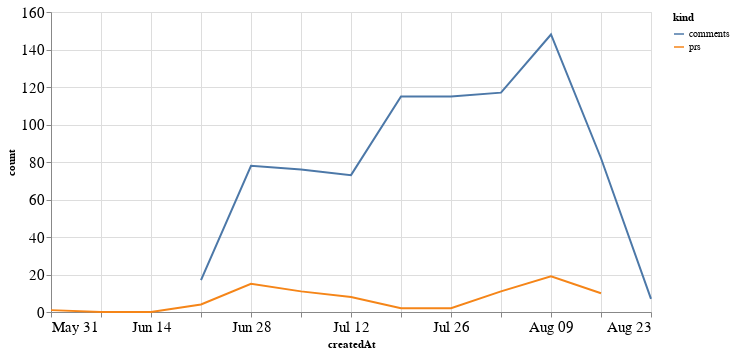

Source (notebook cell):
### Code cell
alt.Chart(total_time, width=600).mark_line().encode(
    x='createdAt',
    y='count',
    color='kind'
)

### Figure 1 — Vega-Lite specification as saved in the notebook (floating-point values rounded to 4 significant figures)
{"config": {"axisLeft": {"labelFontSize": 15}, "axisBottom": {"labelFontSize": 15}}, "data": {"name": "data-b0c7c45c3c902a9476c4247e6b8e5de7"}, "mark": "line", "encoding": {"color": {"type": "nominal", "field": "kind"}, "x": {"type": "temporal", "field": "createdAt"}, "y": {"type": "quantitative", "field": "count"}}, "width": 600, "$schema": "https://vega.github.io/schema/vega-lite/v4.8.1.json", "datasets": {"data-b0c7c45c3c902a9476c4247e6b8e5de7": [{"createdAt": "2020-05-31T00:00:00", "kind": "prs", "count": 1.0}, {"createdAt": "2020-06-07T00:00:00", "kind": "prs", "count": 0.0}, {"createdAt": "2020-06-14T00:00:00", "kind": "prs", "count": 0.0}, {"createdAt": "2020-06-21T00:00:00", "kind": "prs", "count": 4.0}, {"createdAt": "2020-06-28T00:00:00", "kind": "prs", "count": 15.0}, {"createdAt": "2020-07-05T00:00:00", "kind": "prs", "count": 11.0}, {"createdAt": "2020-07-12T00:00:00", "kind": "prs", "count": 8.0}, {"createdAt": "2020-07-19T00:00:00", "kind": "prs", "count": 2.0}, {"createdAt": "2020-07-26T00:00:00", "kind": "prs", "count": 2.0}, {"createdAt": "2020-08-02T00:00:00", "kind": "prs", "count": 11.0}, {"createdAt": "2020-08-09T00:00:00", "kind": "prs", "count": 19.0}, {"createdAt": "2020-08-16T00:00:00", "kind": "prs", "count": 10.0}, {"createdAt": "2020-08-23T00:00:00", "kind": "prs", "count": null}, {"createdAt": "2020-05-31T00:00:00", "kind": "comments", "count": null}, {"createdAt": "2020-06-07T00:00:00", "kind": "comments", "count": null}, {"createdAt": "2020-06-14T00:00:00", "kind": "comments", "count": null}, {"createdAt": "2020-06-21T00:00:00", "kind": "comments", "count": 17.0}, {"createdAt": "2020-06-28T00:00:00", "kind": "comments", "count": 78.0}, {"createdAt": "2020-07-05T00:00:00", "kind": "comments", "count": 76.0}, {"createdAt": "2020-07-12T00:00:00", "kind": "comments", "count": 73.0}, {"createdAt": "2020-07-19T00:00:00", "kind": "comments", "count": 115.0}, {"createdAt": "2020-07-26T00:00:00", "kind": "comments", "count": 115.0}, {"createdAt": "2020-08-02T00:00:00", "kind": "comments", "count": 117.0}, {"createdAt": "2020-08-09T00:00:00", "kind": "comments", "count": 148.0}, {"createdAt": "2020-08-16T00:00:00", "kind": "comments", "count": 82.0}, {"createdAt": "2020-08-23T00:00:00", "kind": "comments", "count": 7.0}]}}
